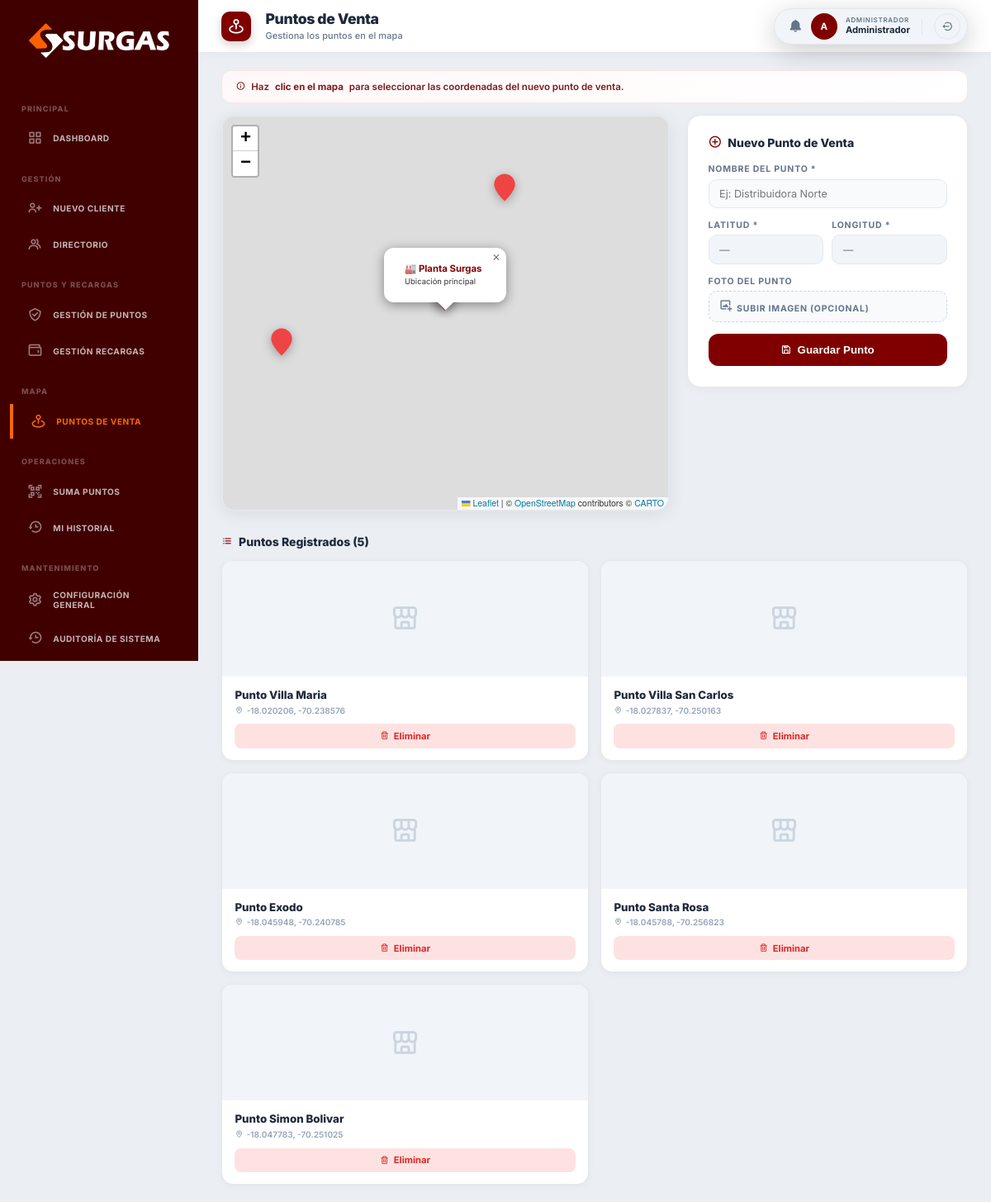
The app's page /mapa/admin (signed in) with its own data.
### tables this page shows
CREATE TABLE IF NOT EXISTS puntos_venta (
    id INT AUTO_INCREMENT PRIMARY KEY,
    nombre VARCHAR(255) NOT NULL,
    latitud DECIMAL(10, 8) NOT NULL,
    longitud DECIMAL(11, 8) NOT NULL,
    foto VARCHAR(255) DEFAULT NULL,
    created_at TIMESTAMP DEFAULT CURRENT_TIMESTAMP
);

### controllers/MapaController.php (called while the page is built, shortened)
<?php
require_once __DIR__ . '/../models/PuntoVentaModel.php';
class MapaController {
    public function admin(): void {
        $modelo = new PuntoVentaModel();
        $puntos = $modelo->getAll();
        $this->render('mapa/admin', [
            'puntos' => $puntos,
            'puntosJson' => json_encode($puntos)
        ]);
    }
    private function render(string $view, array $data = []): void {
        extract($data);
        require __DIR__ . "/../views/{$view}.php";
    }
}

### config/Database.php (called while the page is built, shortened)
<?php
class Database {
    private static $instance = null;
    public static function getConnection(): PDO {
        if (self::$instance === null) {
            try {
                self::$instance = new PDO(
                    "mysql:host=" . DB_HOST . ";port=" . DB_PORT . ";dbname=" . DB_NAME . ";charset=utf8mb4",
                    DB_USER,
                    DB_PASS,
                    [
                        PDO::ATTR_ERRMODE            => PDO::ERRMODE_EXCEPTION,
                        PDO::ATTR_DEFAULT_FETCH_MODE => PDO::FETCH_ASSOC,
                        PDO::ATTR_EMULATE_PREPARES   => false,
                    ]
                );
                self::$instance->exec("SET time_zone = '-05:00'");
            } catch (PDOException $e) {
                http_response_code(500);
                die(json_encode(['error' => 'DB Connection failed: ' . $e->getMessage()]));
            }
        }
        return self::$instance;
    }
}

### models/PuntoVentaModel.php (called while the page is built, shortened)
<?php
require_once __DIR__ . '/../config/Database.php';
class PuntoVentaModel {
    private $db;
    public function __construct() {
        $this->db = Database::getConnection();
    }
    public function getAll(): array {
        $stmt = $this->db->query("SELECT * FROM puntos_venta ORDER BY created_at DESC");
        return $stmt->fetchAll(PDO::FETCH_ASSOC);
    }
}

### views/mapa/admin.php (the view, shortened to what this page needs)
<!DOCTYPE html>
<html lang="es">
<head>
    <link href='https://unpkg.com/boxicons@2.1.4/css/boxicons.min.css' rel='stylesheet'>
    <link rel="stylesheet" href="<?= BASE_URL ?>assets/css/admin-layout.css">
    <link rel="stylesheet" href="https://unpkg.com/leaflet@1.9.4/dist/leaflet.css"/>
</head>
<body>
<div id="app">
    <?php include __DIR__ . '/../partials/sidebar_admin.php'; ?>
    <div class="admin-layout">
        <?php
        include __DIR__ . '/../partials/header_admin.php';
        ?>
        <div class="page-wrap">
            <div class="map-instructions">
                <i class='bx bx-info-circle'></i>
                Haz <strong>clic en el mapa</strong> para seleccionar las coordenadas del nuevo punto de venta.
            </div>
            <div class="map-grid">
                <div>
                    <div id="map-admin"></div>
                </div>
                <div class="form-panel">
                    <h3><i class='bx bx-plus-circle'></i> Nuevo Punto de Venta</h3>
                    <form action="<?= BASE_URL ?>mapa/create" method="POST" enctype="multipart/form-data">
                        <div class="form-group">
                            <label>Nombre del Punto *</label>
                            <input type="text" name="nombre" id="nombrePunto" class="form-control"
                                   placeholder="Ej: Distribuidora Norte" required autocomplete="off">
                        </div>
                        <div class="coords-row">
                            <div class="form-group">
                                <label>Latitud *</label>
                                <input type="text" name="latitud" id="latInput" class="form-control" placeholder="—" readonly required>
                            </div>
                            <div class="form-group">
                                <label>Longitud *</label>
                                <input type="text" name="longitud" id="lngInput" class="form-control" placeholder="—" readonly required>
                            </div>
                        </div>
                        <div class="form-group">
                            <label>Foto del Punto</label>
                            <label class="file-input-label" id="fileLabel" for="fotoInput">
                                <i class='bx bx-image-add'></i>
                                <span id="fileLabelText">Subir imagen (opcional)</span>
                            </label>
                        </div>
                        <button type="submit" class="btn-submit">
                            <i class='bx bx-save'></i> Guardar Punto
                        </button>
                    </form>
                </div>
            </div>
            <div class="section-title">
                <i class='bx bx-list-ul'></i> Puntos Registrados (<?= count($puntos) ?>)
            </div>
            <?php if (!empty($puntos)): ?>
                <div class="puntos-grid">
                    <?php foreach ($puntos as $p): ?>
                        <div class="punto-card">
                            <div class="punto-card-img">
                                <?php if ($p['foto']): ?>
                                    <img src="<?= (strpos($p['foto'], 'http') === 0) ? htmlspecialchars($p['foto']) : BASE_URL . htmlspecialchars($p['foto']) ?>" alt="<?= htmlspecialchars($p['nombre']) ?>">
                                <?php else: ?>
                                    <i class='bx bx-store-alt'></i>
                                <?php endif; ?>
                            </div>
                            <div class="punto-card-body">
                                <div class="punto-card-name"><?= htmlspecialchars($p['nombre']) ?></div>
                                <div class="punto-card-coords">
                                    <i class='bx bx-map'></i>
                                    <?= number_format($p['latitud'], 6) ?>, <?= number_format($p['longitud'], 6) ?>
                                </div>
                                <a href="<?= BASE_URL ?>mapa/delete?id=<?= $p['id'] ?>"
                                   class="btn-delete-punto"
                                   onclick="return confirm('¿Eliminar este punto de venta?')">
                                    <i class='bx bx-trash'></i> Eliminar
                                </a>
                            </div>
                        </div>
                    <?php endforeach; ?>
                </div>
            <?php endif; ?>
        </div>
    </div>
</div>
</body>
</html>

### index.php (shortened to what this page needs)
<?php
require_once __DIR__ . '/config/Database.php';
$url    = trim($_GET['url'] ?? '', '/');
$method = $_SERVER['REQUEST_METHOD'];
$url = (string) strtok($url, '?');
foreach ($routes as [$routeMethod, $pattern, $controllerName, $action]) {
    if ($method !== $routeMethod || $url !== $pattern) continue;
    $controller = new $controllerName();
    $controller->$action();
    break;
}

### records on screen
puntos_venta: nombre "Punto Villa Maria", latitud "-18.020206", longitud "-70.238576"
puntos_venta: nombre "Punto Villa San Carlos", latitud "-18.027837", longitud "-70.250163"
puntos_venta: nombre "Punto Exodo", latitud "-18.045948", longitud "-70.240785"
puntos_venta: nombre "Punto Santa Rosa", latitud "-18.045788", longitud "-70.256823"
puntos_venta: nombre "Punto Simon Bolivar", latitud "-18.047783", longitud "-70.251025"

### other values on screen
count($puntos) "5"
